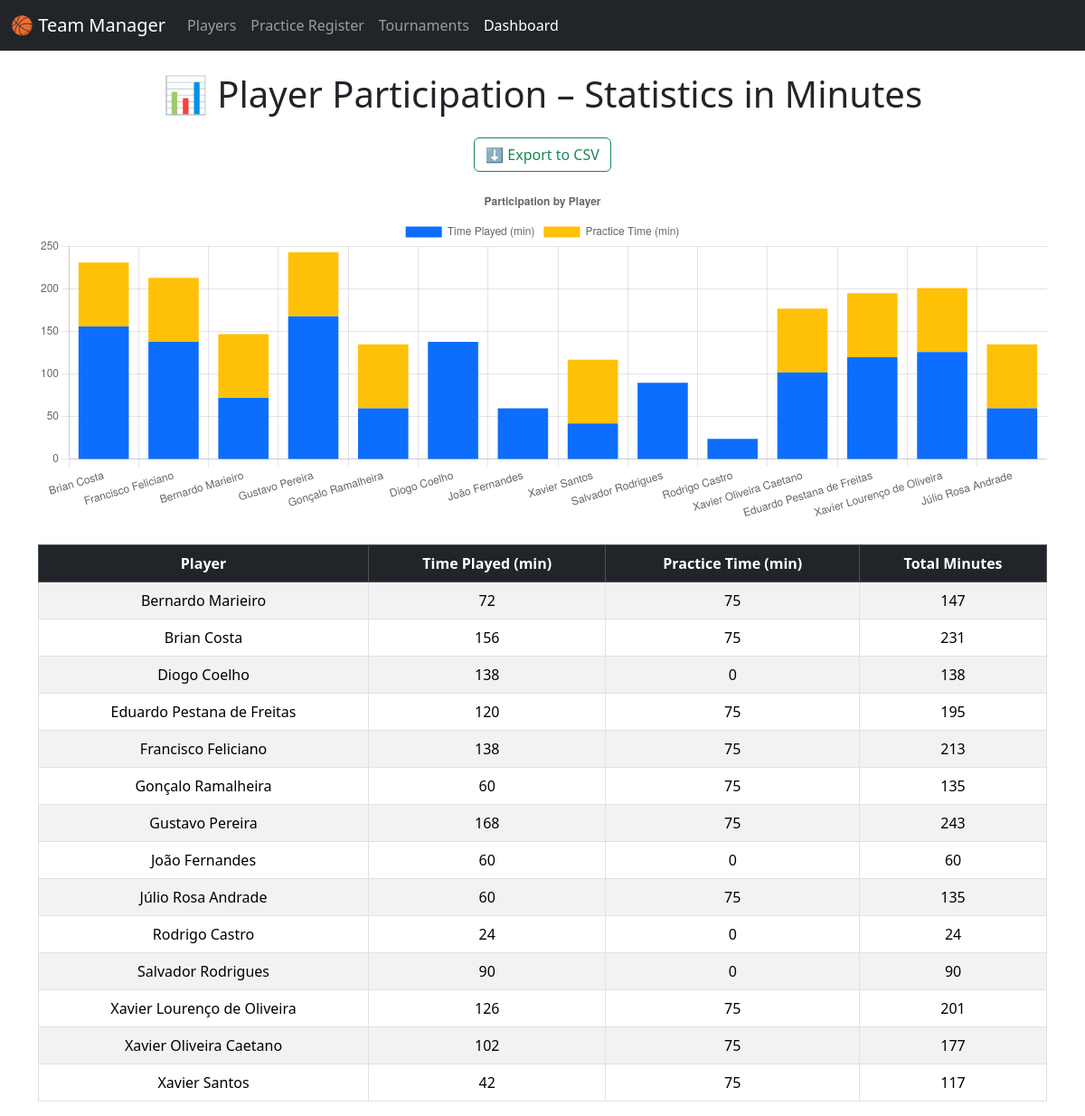
/dashboard-minutes, run on the app's committed database.
### app.py (models this page shows)
class PlayerModel(db.Model):
    id = db.Column(db.Integer, primary_key=True)
    season_year = db.Column(db.String(10), nullable=False)
    name = db.Column(db.String(100), nullable=False)
    escalao = db.Column(db.String(50), nullable=False)
    n_carteira = db.Column(db.String(50), nullable=False)
    dob = db.Column(db.String(20), nullable=False)
    mobile_phone = db.Column(db.String(20))
    email = db.Column(db.String(100))

### app.py (the view)
@app.route('/dashboard-minutes')
def dashboard_minutes():
    players = PlayerModel.query.order_by(PlayerModel.name).all()
    registers = PracticeRegisterModel.query.all()
    matrix_entries = TournamentMatrixModel.query.filter_by(played=True).all()
    from collections import defaultdict
    dashboard_data = defaultdict(lambda: {"minutes_played": 0, "practice_minutes": 0})
    for entry in matrix_entries:
        dashboard_data[entry.player_name]["minutes_played"] += 6  # 6 minutes per period
    for reg in registers:
        duration = reg.duration_minutes or 0
        for p in reg.players_present.split(','):
            name = p.strip()
            if name:
                dashboard_data[name]["practice_minutes"] += duration
    labels = list(dashboard_data.keys())
    minutes_played = [dashboard_data[name]["minutes_played"] for name in labels]
    practice_minutes = [dashboard_data[name]["practice_minutes"] for name in labels]
    return render_template('dashboard_minutes.html',
                           players=players,
                           data=dashboard_data,
                           chart_labels=labels,
                           chart_played=minutes_played,
                           chart_practiced=practice_minutes)

### templates/dashboard_minutes.html (shortened to what this page needs)
<!DOCTYPE html>
<html>
<head>
  <link href="https://cdn.jsdelivr.net/npm/bootstrap@5.3.3/dist/css/bootstrap.min.css" rel="stylesheet">
</head>
<body>
<nav class="navbar navbar-expand-lg navbar-dark bg-dark mb-4">
  <div class="container-fluid">
    <a class="navbar-brand" href="/">🏀 Team Manager</a>
    <div class="collapse navbar-collapse">
      <ul class="navbar-nav me-auto">
        <li class="nav-item"><a class="nav-link" href="/players">Players</a></li>
        <li class="nav-item"><a class="nav-link" href="/practice-register">Practice Register</a></li>
        <li class="nav-item"><a class="nav-link" href="/tournaments">Tournaments</a></li>
        <li class="nav-item"><a class="nav-link active" href="/dashboard-minutes">Dashboard</a></li>
      </ul>
    </div>
  </div>
</nav>
<div class="container text-center">
  <h1 class="mb-4">📊 Player Participation – Statistics in Minutes</h1>
  <a href="/export-minutes-csv" class="btn btn-outline-success mb-3">⬇️ Export to CSV</a>
  <div class="table-responsive">
    <canvas id="playerChart" height="100"></canvas>
  </div>
  <div class="table-responsive mt-4">
    <table class="table table-bordered table-striped align-middle">
      <thead class="table-dark">
        <tr>
          <th>Player</th>
          <th>Time Played (min)</th>
          <th>Practice Time (min)</th>
          <th>Total Minutes</th>
        </tr>
      </thead>
      <tbody>
        {% for player in players %}
          {% set stats = data.get(player.name, {'minutes_played': 0, 'practice_minutes': 0}) %}
          <tr>
            <td>{{ player.name }}</td>
            <td>{{ stats.minutes_played }}</td>
            <td>{{ stats.practice_minutes }}</td>
            <td>{{ stats.minutes_played + stats.practice_minutes }}</td>
          </tr>
        {% endfor %}
      </tbody>
    </table>
  </div>
</div>
<script>
  const ctx = document.getElementById('playerChart').getContext('2d');
  const playerChart = new Chart(ctx, {
    type: 'bar',
    data: {
      labels: {{ chart_labels | tojson | safe }},
      datasets: [
        {
          label: 'Time Played (min)',
          data: {{ chart_played | tojson | safe }},
          backgroundColor: '#0d6efd'
        },
        {
          label: 'Practice Time (min)',
          data: {{ chart_practiced | tojson | safe }},
          backgroundColor: '#ffc107'
        }
      ]
    },
    options: {
      responsive: true,
      plugins: {
        legend: { position: 'top' },
        title: { display: true, text: 'Participation by Player' }
      },
      scales: {
        x: { stacked: true },
        y: { stacked: true, beginAtZero: true }
      }
    }
  });
</script>
</body>
</html>

### data on the page
PlayerModel: name "Bernardo Marieiro", minutes_played "72", practice_minutes "75", minutes_played "147"
PlayerModel: name "Brian Costa", minutes_played "156", practice_minutes "75", minutes_played "231"
PlayerModel: name "Diogo Coelho", minutes_played "138", practice_minutes "0"
PlayerModel: name "Eduardo Pestana de Freitas", minutes_played "120", practice_minutes "75", minutes_played "195"
PlayerModel: name "Francisco Feliciano", minutes_played "138", practice_minutes "75", minutes_played "213"
PlayerModel: name "Gonçalo Ramalheira", minutes_played "60", practice_minutes "75", minutes_played "135"
PlayerModel: name "Gustavo Pereira", minutes_played "168", practice_minutes "75", minutes_played "243"
PlayerModel: name "João Fernandes", minutes_played "60", practice_minutes "0"
PlayerModel: name "Júlio Rosa Andrade", minutes_played "60", practice_minutes "75", minutes_played "135"
PlayerModel: name "Rodrigo Castro", minutes_played "24", practice_minutes "0"
PlayerModel: name "Salvador Rodrigues", minutes_played "90", practice_minutes "0"
PlayerModel: name "Xavier Lourenço de Oliveira", minutes_played "126", practice_minutes "75", minutes_played "201"
PlayerModel: name "Xavier Oliveira Caetano", minutes_played "102", practice_minutes "75", minutes_played "177"
PlayerModel: name "Xavier Santos", minutes_played "42", practice_minutes "75", minutes_played "117"

### other printed values
chart data {{ chart_played | tojson | safe }} [156, 138, 72, 168, 60, 138, 60, 42, 90, 24, 102, 120, 126, 60]
chart data {{ chart_practiced | tojson | safe }} [75, 75, 75, 75, 75, 0, 0, 75, 0, 0, 75, 75, 75, 75]
